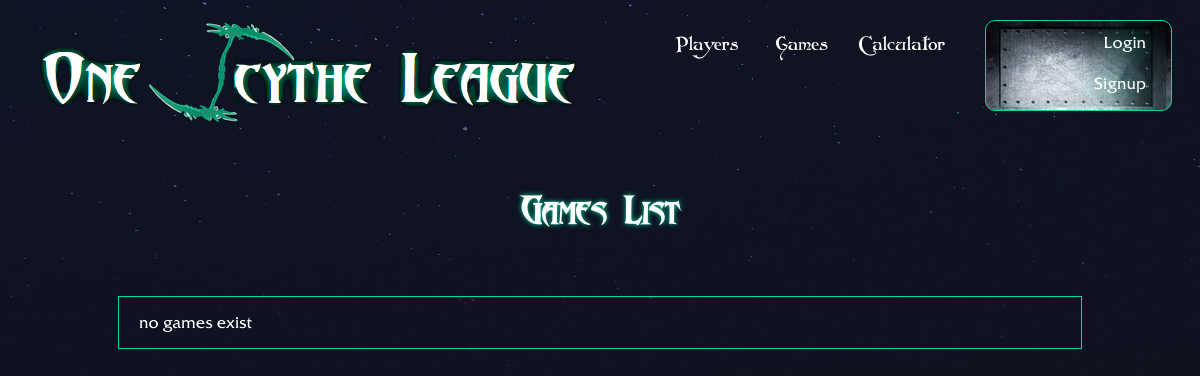
Before: /games/ with the older database file.
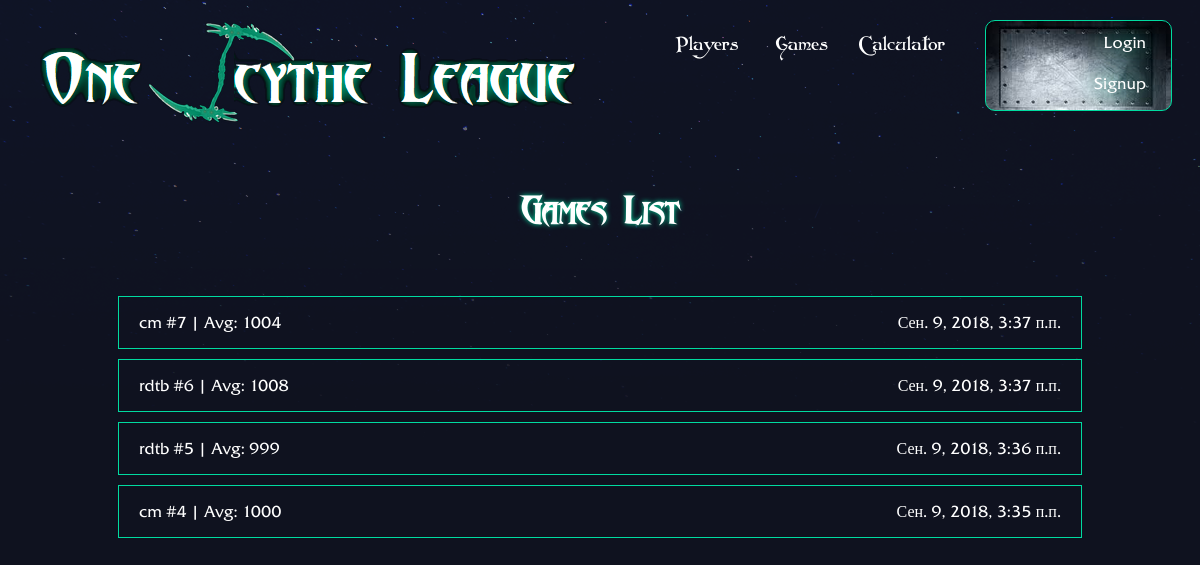
After: the same page with the newer database file.
### calculator/models.py (models this page shows, shortened)
class Game(models.Model):
    date = models.DateTimeField(auto_now_add=True)
    mode = models.ForeignKey(
        'GameMode',
        on_delete=models.CASCADE,
    )
    players = models.ManyToManyField(
        Player,
        related_name='games',
        blank=True,
        through='PlayerInGame',
    )
    SENTINEL = 'Sentinel'
    SCOURGE = 'Scourge'
    DRAW = 'Draw'
    WINNER_CHOICES = (
        (SENTINEL, 'Sentinel'),
        (SCOURGE, 'Scourge'),
        (DRAW, 'Draw'),
    )
    winner = models.CharField(
        max_length=10,
        choices=WINNER_CHOICES,
        default=DRAW,
    )
    cost = models.IntegerField(default=0)
    COST_CONST = 25
    avg_sentinel = models.IntegerField(default=0)
    avg_scourge = models.IntegerField(default=0)
    count_players_sentinel = models.IntegerField(default=0)
    count_players_scourge = models.IntegerField(default=0)
    class Meta:
        ordering = ['-date']
    def __str__(self):
        return (str(self.mode) + " #" + str(self.id)) + " | Avg: " + str(int( (self.avg_sentinel + self.avg_scourge)/2))

class GameMode(models.Model):
    line = models.CharField(max_length=15)
    def __str__(self):
        return self.line

### calculator/views.py (the view)
# urls.py: url(r'^games/$', views.games_list, name='games_list'),
def games_list(request):
    games = Game.objects.all().order_by('-date');
    return render(request, 'calculator/games_list.html', { 'games': games })

### calculator/templates/calculator/games_list.html
{% extends 'base_layout.html' %}
{% block content %}
<h1>Games List</h1>
<div class="games-info-list">
  {% for game in games %}
    <a href="{% url 'calculator:game_detail' pk=game.pk %}">
      <div class="game-info">
        <p class="game-name">
          {{game}}
        </p>
        <p class="game-date">
          {{game.date}}
        </p>
      </div>
    </a>
  {% empty %}
    <div class="game-info">
      <p class="game-name">
        no games exist
      </p>
    </div>
  {% endfor %}
</div>
{% endblock %}

Changed rows visible on the page:
added Game: mode+id+avg_sentinel "cm #7 | Avg: 1004", date "Сен. 9, 2018, 3:37 п.п."
added Game: mode+id+avg_sentinel "rdtb #6 | Avg: 1008", date "Сен. 9, 2018, 3:37 п.п."
added Game: mode+id+avg_sentinel "rdtb #5 | Avg: 999", date "Сен. 9, 2018, 3:36 п.п."
added Game: mode+id+avg_sentinel "cm #4 | Avg: 1000", date "Сен. 9, 2018, 3:35 п.п."
Other visible differences:
text no longer shown: "no games exist"
